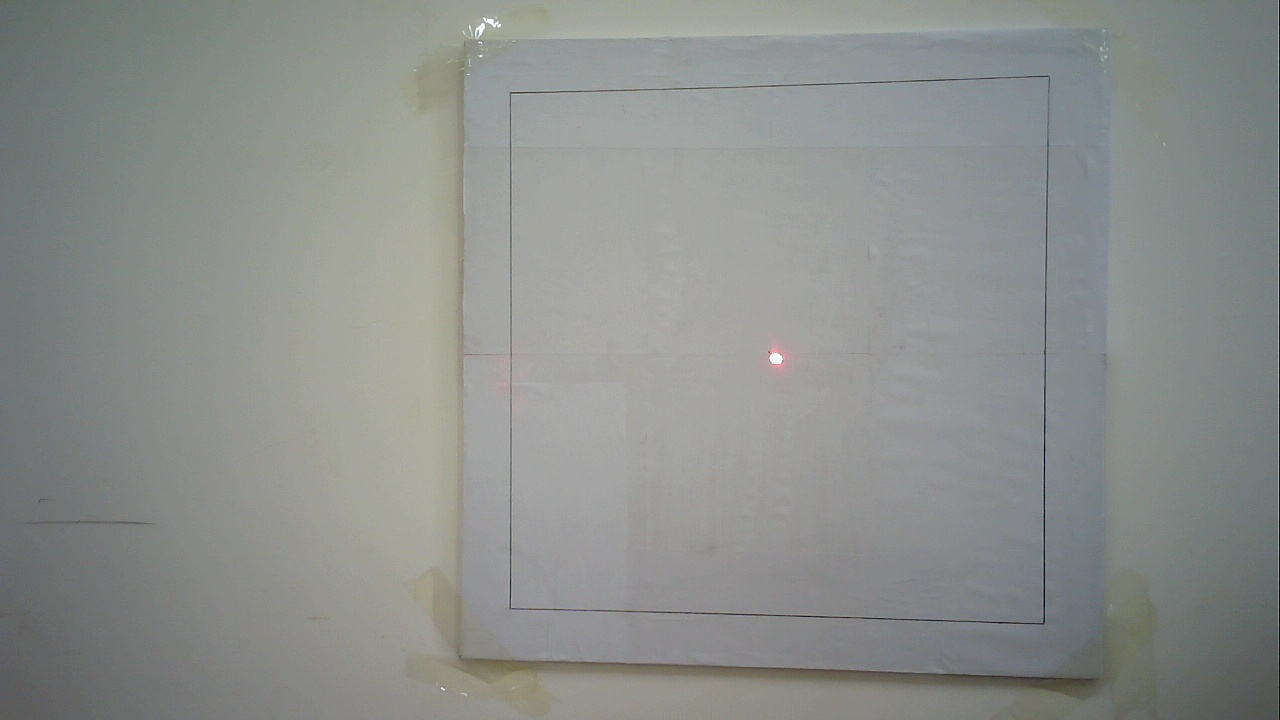
#> input picture TestPhoto/laser/2.jpg, 1280 x 720 px
$ python '获取颜色阈值.py'
#> lines starting #> are read from the running program, lines starting #| are printed output that depends on the picture; after the words box and inside, x2 and y2 are one past the last pixel; in counts of white or black regions, pixels touching at a corner belong together
import cv2
import numpy as np


def nothing(x):
    pass


cv2.namedWindow("Tracking")

cv2.createTrackbar("LH","Tracking",0,255,nothing)
cv2.createTrackbar("LS","Tracking",0,255,nothing)
cv2.createTrackbar("LV","Tracking",0,255,nothing)
cv2.createTrackbar("UH","Tracking",255,255,nothing)
cv2.createTrackbar("US","Tracking",255,255,nothing)
cv2.createTrackbar("UV","Tracking",100,255,nothing)

#cv2.createTrackbar:绑定滑动条和窗口，定义滚动条的数值
#参数
#第一个参数时滑动条的名字，
#第二个参数是滑动条被放置的窗口的名字，
#第三个参数是滑动条默认值，
#第四个参数时滑动条的最大值，
#第五个参数时回调函数，每次滑动都会调用回调函数。


while True:
    frame = cv2.imread('2.jpg')
#> frame is the input picture: shape (720, 1280, 3); mean B, G, R 140.1, 142.9, 139.8
    hsv = cv2.cvtColor(frame,cv2.COLOR_BGR2HSV)
#> hsv: shape (720, 1280, 3); mean H, S, V 64.6, 12.7, 144.1
    #转换图像格式

    l_h = cv2.getTrackbarPos("LH","Tracking")
    l_s = cv2.getTrackbarPos("LS","Tracking")
    l_v = cv2.getTrackbarPos("LV","Tracking")

    u_h = cv2.getTrackbarPos("UH","Tracking")
    u_s = cv2.getTrackbarPos("US","Tracking")
    u_v = cv2.getTrackbarPos("UV","Tracking")
    #cv2.getTrackbarPos：得到滑动条的数值
    #参数
    #第一个参数是滑动条名字，
    #第二个时所在窗口，
    #返回值是滑动条的数值。

    l_g = np.array([l_h, l_s, l_v]) # 阈值下限
    u_g = np.array([u_h,u_s,u_v])   # 阈值上限
    print(l_g,u_g)

    mask = cv2.inRange(hsv,l_g,u_g) # 二值化
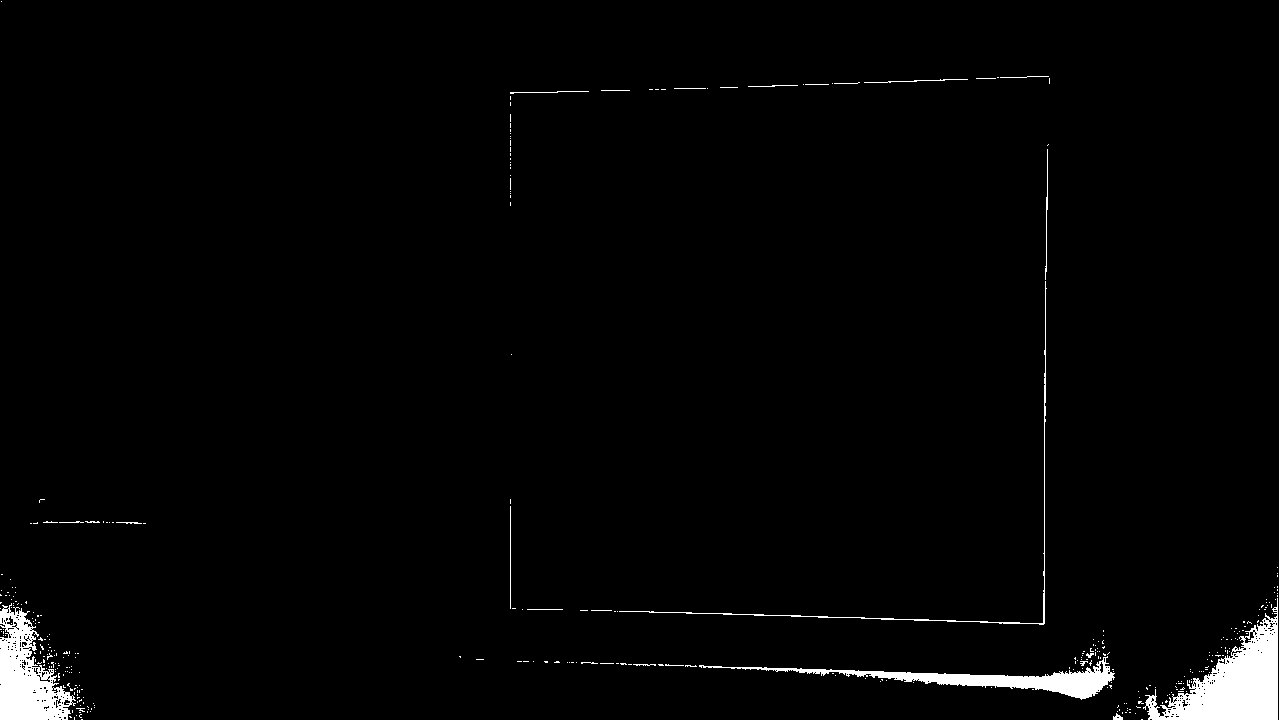
#> mask: shape (720, 1280); 2.1% white; 360 white regions (333 under 20 px), largest, box (x1, y1, x2, y2) and area: (1143, 598, 1278, 720) 6858, (0, 603, 76, 720) 4683, (699, 656, 1115, 700) 3817

    res=cv2.bitwise_and(frame,frame,mask=mask)
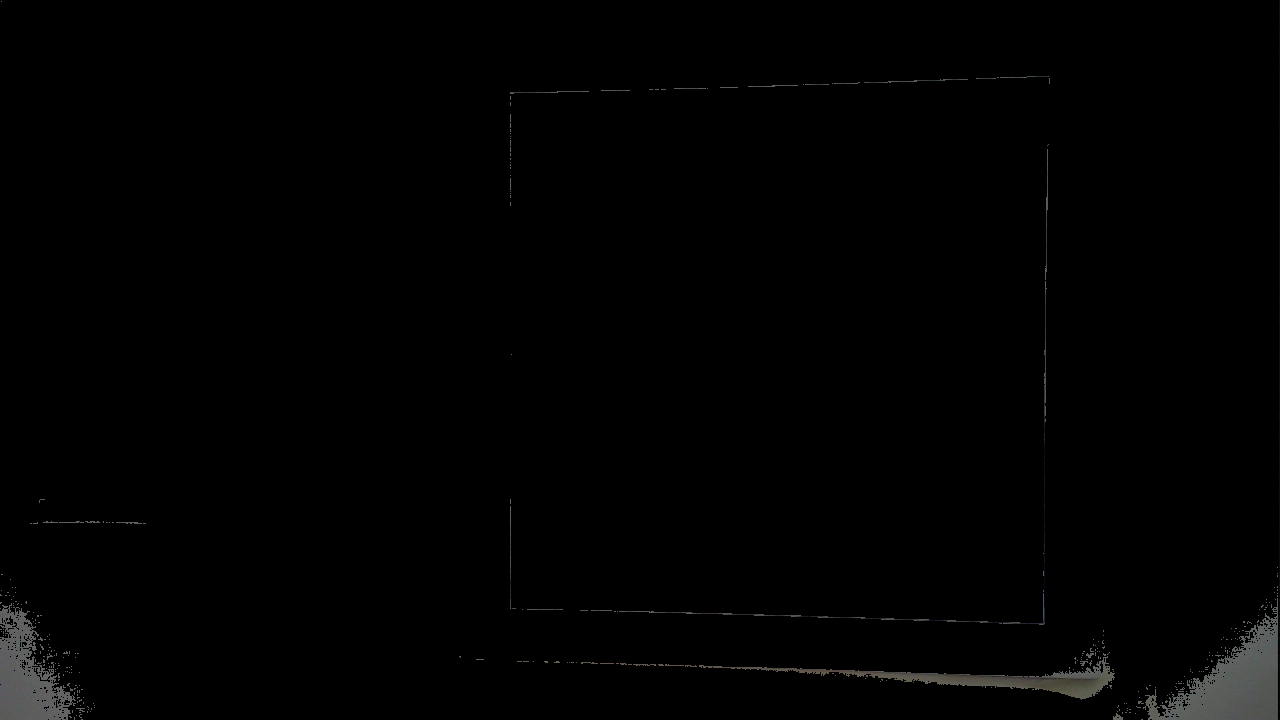
#> res: shape (720, 1280, 3); mean B, G, R 1.7, 1.8, 1.7

    #cv2.bitwise_and是对二进制数据进行“与”操作，即对图像（灰度图像或彩色图像均可）每个像素值进行二进制“与”操作，将原图与二值化图像与运算，将阈值内的颜色以原本颜色显示

    cv2.imshow("frame", frame)
    cv2.imshow("mask", mask)
    cv2.imshow("res", res)
    #显示窗口
    key = cv2.waitKey(1)
#> (key Esc is pressed here)
    if key == 27:
        break
cv2.destroyAllWindows()
#延时，当按下ESC时关闭窗口，如果用户没有按下键，则继续等待下一个delay时间(循环)，直到用户按键触发#
